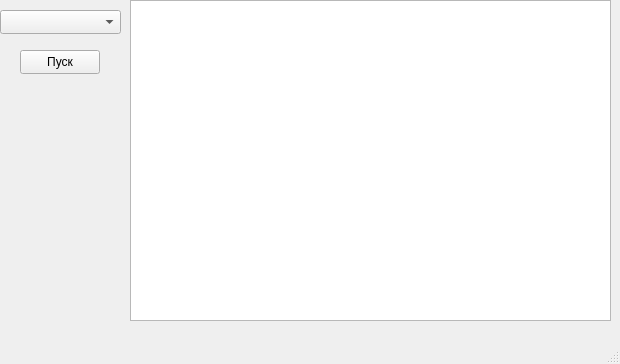
<?xml version="1.0" encoding="UTF-8"?>
<ui version="4.0">
 <class>MainWindow</class>
 <widget class="QMainWindow" name="MainWindow">
  <property name="geometry">
   <rect>
    <x>0</x>
    <y>0</y>
    <width>620</width>
    <height>364</height>
   </rect>
  </property>
  <property name="windowTitle">
   <string>MainWindow</string>
  </property>
  <widget class="QWidget" name="centralwidget">
   <widget class="QTableWidget" name="tableWidget">
    <property name="geometry">
     <rect>
      <x>130</x>
      <y>0</y>
      <width>481</width>
      <height>321</height>
     </rect>
    </property>
   </widget>
   <widget class="QPushButton" name="queryButton">
    <property name="geometry">
     <rect>
      <x>20</x>
      <y>50</y>
      <width>80</width>
      <height>24</height>
     </rect>
    </property>
    <property name="text">
     <string>Пуск</string>
    </property>
   </widget>
   <widget class="QComboBox" name="parameterSelection">
    <property name="geometry">
     <rect>
      <x>0</x>
      <y>10</y>
      <width>121</width>
      <height>24</height>
     </rect>
    </property>
   </widget>
  </widget>
  <widget class="QMenuBar" name="menubar">
   <property name="geometry">
    <rect>
     <x>0</x>
     <y>0</y>
     <width>620</width>
     <height>21</height>
    </rect>
   </property>
  </widget>
  <widget class="QStatusBar" name="statusbar"/>
 </widget>
 <resources/>
 <connections/>
</ui>
